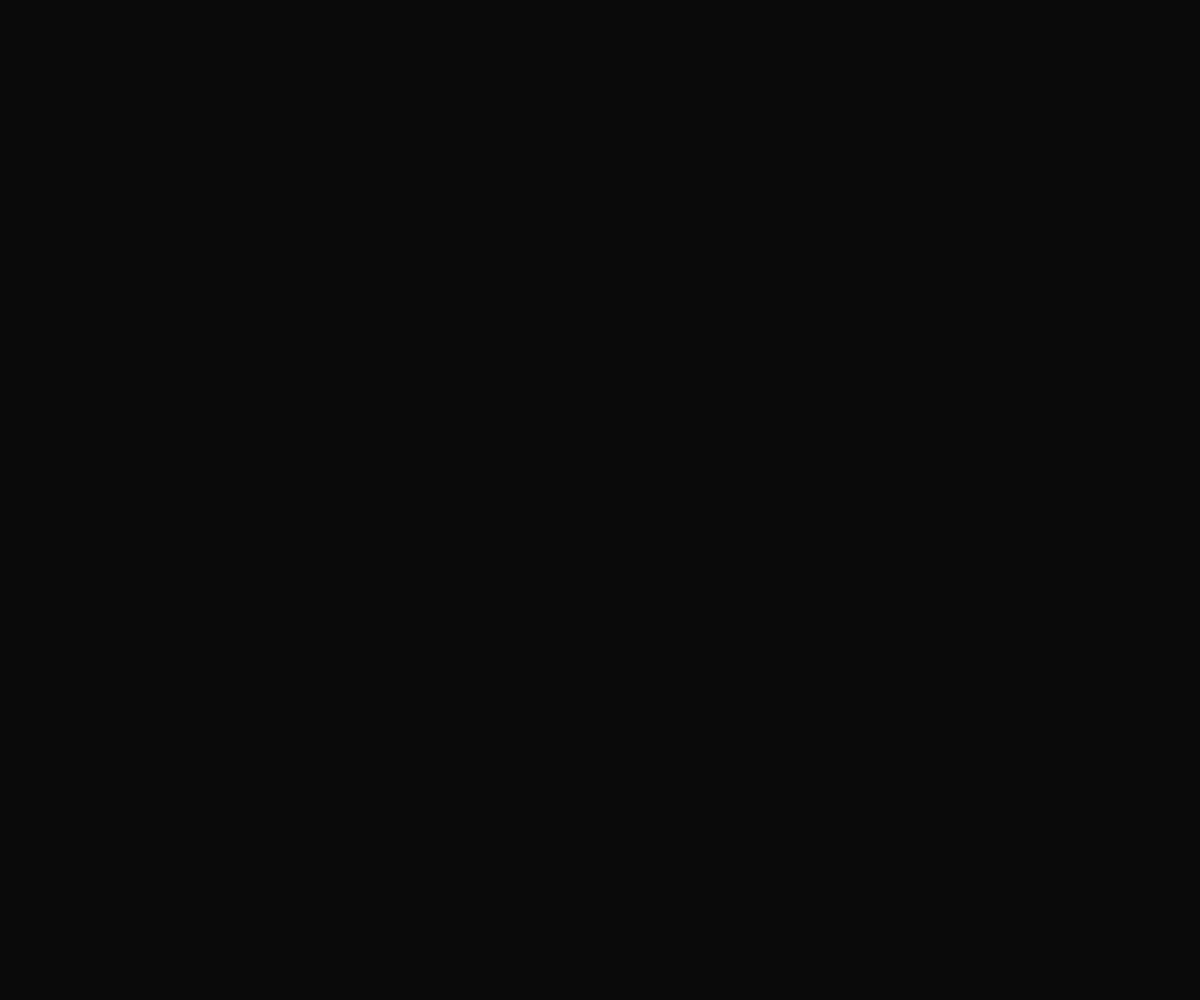
Frame 1 (no input)
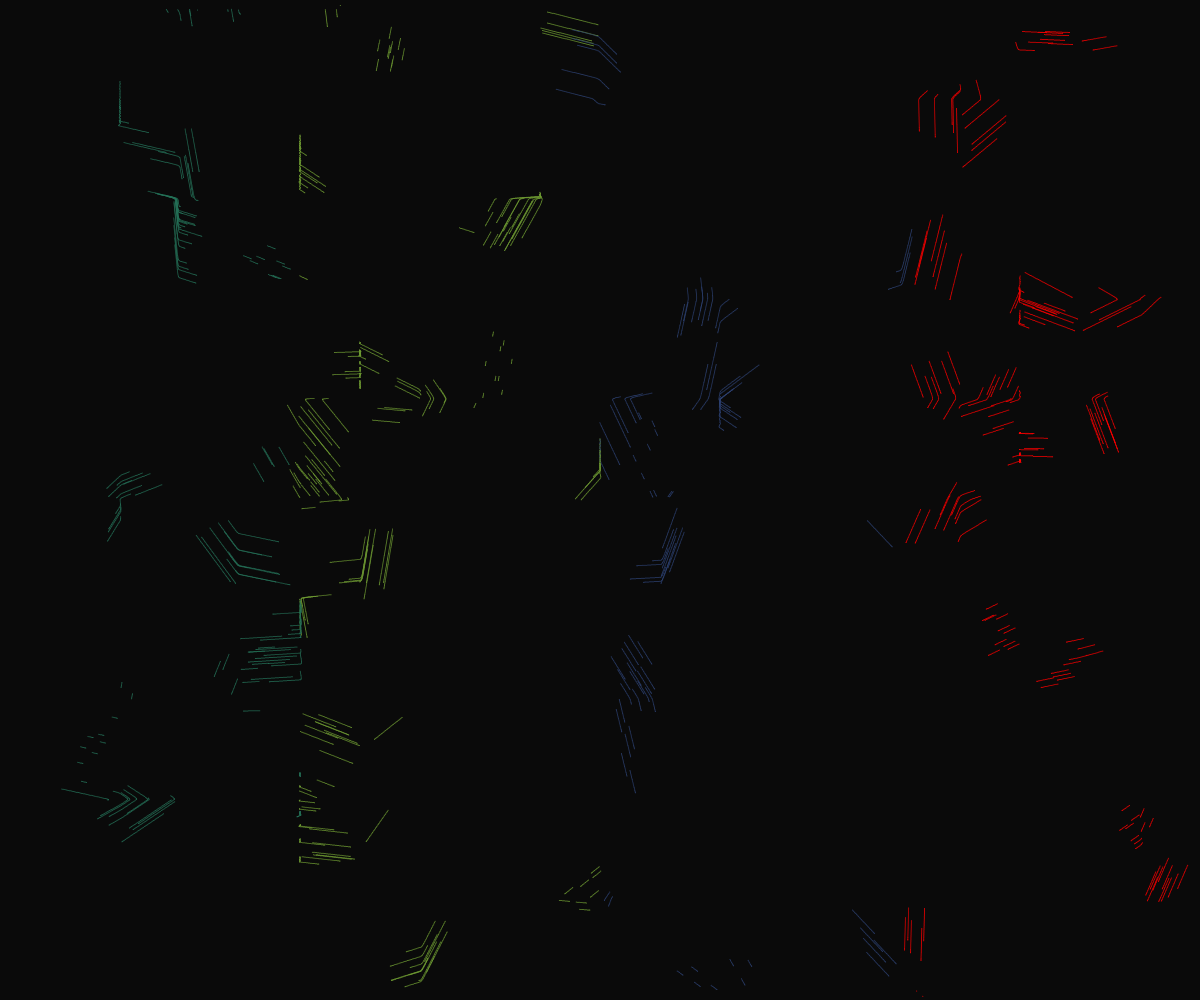
Frame 60 (no input)
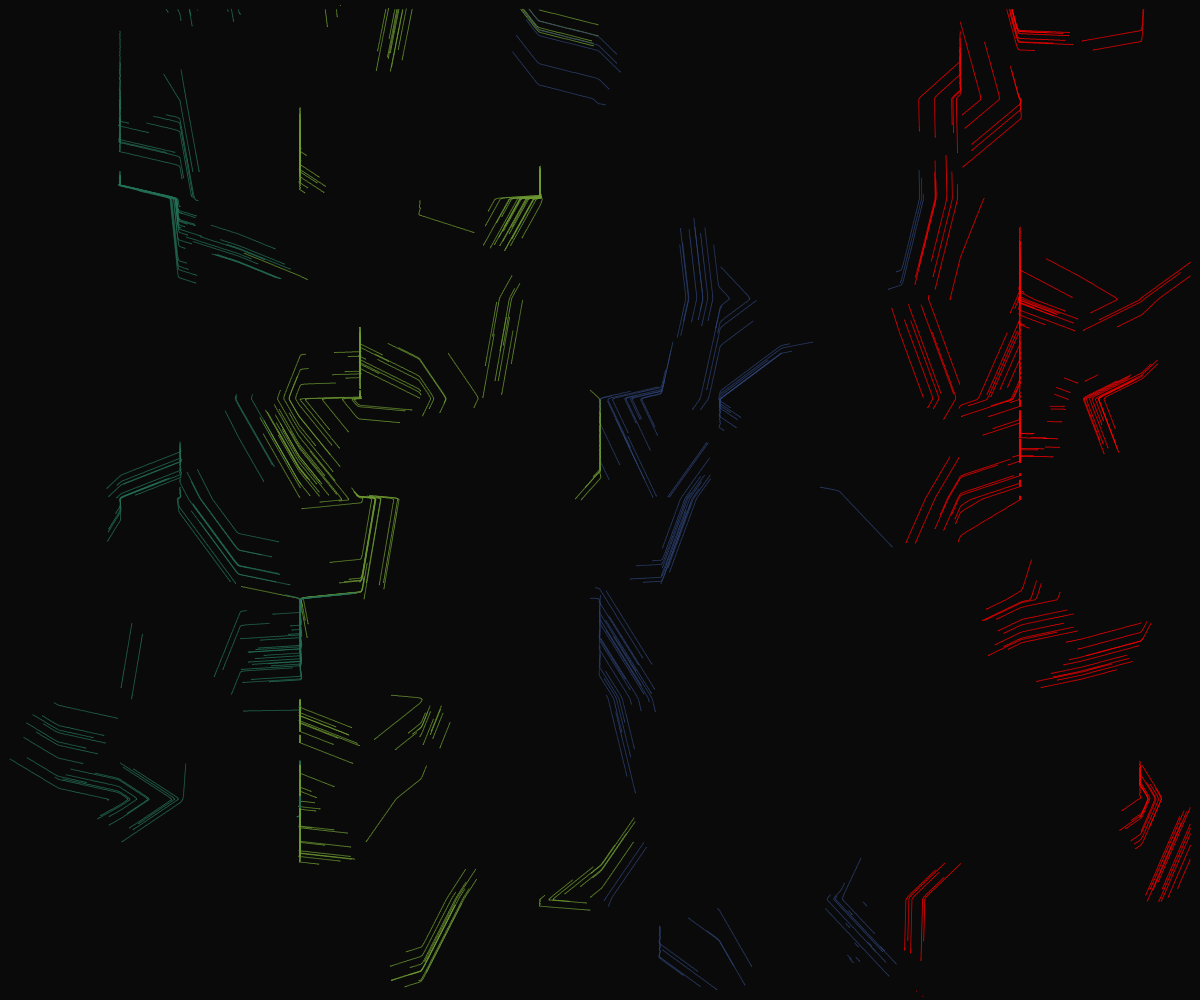
Frame 120 (the mouse pressed at the canvas centre since frame 60)

The p5.js sketch that drew these frames (run headless with seeded random() and noise() and a simulated clock; from frame 60 on, the mouse is pressed at the canvas centre):

// p5.js sketch
// ── sketch.js


var iMax = 20;
var jMax = 10;
var f = new Array();
var s= new Array();

var ww =20;
var hh = 20;



var colorA ;
var colorB;
var colorC;
var colorD;

var particles = [];

function setup() {
		createCanvas(windowWidth,windowHeight);
  // put setup code here
MnowPos = createVector(500,500);
Macc = createVector(0,0);

 ww = (width/2)/iMax;
 hh = (height/2)/jMax;

for (i=0;i<iMax;i++) {
 f[i]=new Array();
s[i] = new Array();
  for (j=0;j<jMax;j++) {
  f[i][j]=random(PI);
  s[i][j]=1 ;
 }
}





	colorA = color( 38,113, 88);
	colorC = color(46, 66,114);
	colorB = color(112,156, 52);

	colorD = color(255,0,0);

background(10);
}

function draw() {

//background(255);

// for (i=0;i<iMax;i++) {
//  for (j=0;j<jMax;j++) {
//  //	fill(f[i][j]);

//  rect(i*ww,j*hh,ww-2,hh-2);
//  text(  f[i][j]  ,i*ww,j*hh )
//   // 
//  }
// }


	var x1 = mouseX;
	var y1 = mouseY;
	var x2 = pmouseX;
	var y2 = pmouseY;
	var xG1 = int(map(x1,0,width,0,iMax));
	var yG1 = int(map(y1,0,height,0,jMax));


	//= f[xG1][yG1]+10;

	// line(x1,y1,x2,y2);
	var d = int(dist(x1,y1, x2,y2));

	var ang = atan2(y2-y1,x2-x1);

	var c = color(map(ang,0,PI*2,0,255));
	fill(c);
	noStroke();

	// push();
 //  	translate( (x1+x2)/2, (y1+y2)/2 );
 //  	rotate( ang );
 //  	text(nfc(d,1,1), 0, -5);
 //  	pop();

if(d >= 5){
//if(mouseIsPressed){
	f[xG1][yG1] = ang;
	s[xG1][yG1] = d;
	}
 //  	ellipse(x1,y1,85,85);
	// fill(255);
	// rect(0,0,100,100);
	// fill(255);
	  //	text(map(ang,-PI,PI,0,255), mouseX,mouseY+10);
	//}

  // put drawing code here

for(var i = 0; i < particles.length; i++){

		//var noiseRot = map(noise(particles[i].nowPos.x * .006 ,particles[i].nowPos.y * .006), .2, .8, 0, PI*2 );
		//particles[i].acc.set(cos(noiseRot)*3,sin(noiseRot)*3);
		//var pxG1 =  int((particles[i].nowPos.x/width) * iMax;
		//var pyG1 =  (particles[i].nowPos.y/height) * jMax;
		var pxG1 = int(map(particles[i].nowPos.x  ,  0,width,  0,iMax  ));
		var pyG1 = int(map(particles[i].nowPos.y,  0,height,0,jMax));
		//print(pxG1);
		//print(nAng);
		var nAng = f[pxG1][pyG1] + PI;
		var nSpeed = s[pxG1][pyG1]* .5;
	
		particles[i].acc.x += (cos(nAng) - particles[i].acc.x  ) /(5*nSpeed);
		particles[i].acc.y += (sin(nAng)- particles[i].acc.y ) /(5*nSpeed) ;
		
		//particles[i].acc.set(cos(nAng)*nSpeed,sin(nAng)*nSpeed);
		
		particles[i].update();
		particles[i].draw(1);


	// 	if(particles[i].nowPos.x>=width-10 || particles[i].nowPos.x <= 10 || particles[i].lifeCount <= 0){
	// 	particles.splice(i,1);
	// 	println("kill : " + i);
	// }


	}
	if(particles.length < 500){


		MnowPos.x = random(width);
		MnowPos.y = random(height);

		for (var i = 10 - 1; i >= 0; i--) {
			


		MnowPos.add(random(-20,20), random(-20,20) );
		var particle;
		var mLoc = int(map(MnowPos.x,0,width,0,4));
		if(mLoc == 0){
			particle = new Particle(MnowPos,Macc,colorA);
		}
		else if(mLoc == 1){
			particle= new Particle(MnowPos,Macc,colorB);
		}
		else if(mLoc == 2){
			particle = new Particle(MnowPos,Macc,colorC);
		}
		else if(mLoc == 3){
			particle = new Particle(MnowPos,Macc,colorD);
		}
		particles.push(particle);
	}

}



	for(var j = 0; j < particles.length; j++){
		if(particles[j].nowPos.x>=width-10 || particles[j].nowPos.x <= 10 || particles[j].nowPos.y>=height-10 || particles[j].nowPos.y <= 10 ){ //|| particles[j].lifeCount <= 0){
			particles.splice(j,1);
			//println("kill : " + j);
		}
	}

}

function Particle ( posN, accN, colorIn){
	this.nowPos=createVector(posN.x,posN.y);
	this.acc = createVector(accN.x, accN.y);
	this.lifeCount = random(1700,2500);
	this.colorN = colorIn;
}

Particle.prototype.update = function(){
	this.lifeCount--;
	this.nowPos.add(this.acc);
}

Particle.prototype.draw = function(siz){
	fill(this.colorN);
	ellipse(this.nowPos.x,this.nowPos.y,siz,siz);
}
